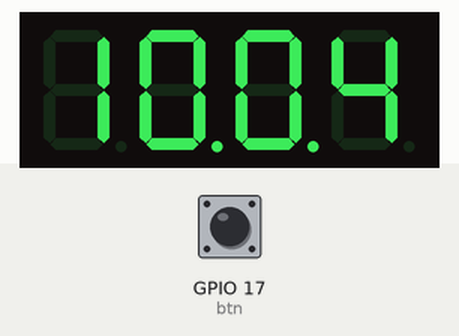
This program was run on a simulated Raspberry Pi (BCM pin numbers). Shown: 4-digit seven-segment display. The inputs (shaded band) are chosen by the test bench; at power-on: GPIO 17 (btn) HIGH. The segment pins are drawn as the display they are named for; the clock reads 2024-03-15 10:24:30 at power-on unless the program sets it.

Above: at 1.2 s.
1.3 s: GPIO 17 (btn) pulled LOW for 1 s
At 2.1 s:
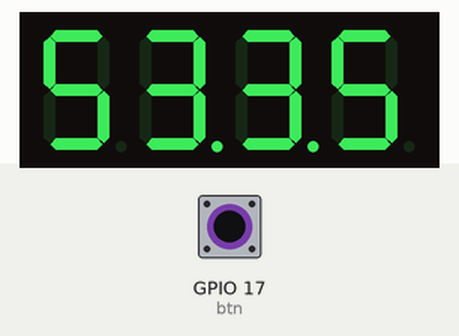
3.8 s: GPIO 17 (btn) pulled LOW for 0.15 s
At 3.84 s:
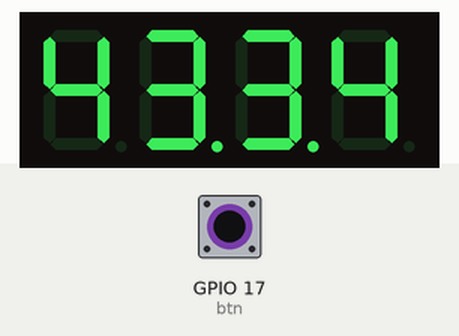
5.4 s: GPIO 17 (btn) pulled LOW for 0.15 s
At 5.46 s:
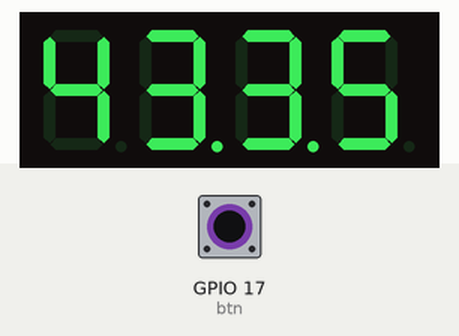
Timing chart, 0 to 8.4 s (numbered marks = the images above; inputs shaded):
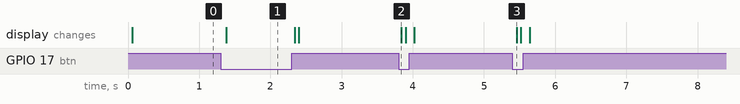

Measured:
- after the input at 1.3 s, the display: changes after 0.08 s (image 1)
- after the input at 3.8 s, the display: changes at once (image 2)
- after the input at 5.4 s, the display: changes after 0.06 s (image 3)

The program:

disTime.py
```python
#!/usr/bin/python
# -*- coding: utf-8 -*-

import RPi.GPIO as GPIO
import time


LED_A=26   #37
LED_B=19   #35
LED_C=13   #33
LED_D=6    #31
LED_E=5    #29
LED_F=11   #23
LED_G=9    #21
LED_DP=10  #19

DIGIT1=12     #32
DIGIT2=16     #36
DIGIT3=20     #38
DIGIT4=21     #40


btn = 17 #11

GPIO.setwarnings(False)
GPIO.setmode(GPIO.BCM)

GPIO.setup(LED_A, GPIO.OUT)
GPIO.setup(LED_B, GPIO.OUT)
GPIO.setup(LED_C, GPIO.OUT)
GPIO.setup(LED_D, GPIO.OUT)
GPIO.setup(LED_E, GPIO.OUT)
GPIO.setup(LED_F, GPIO.OUT)
GPIO.setup(LED_G, GPIO.OUT)
GPIO.setup(LED_DP, GPIO.OUT)
GPIO.setup(DIGIT1, GPIO.OUT)
GPIO.setup(DIGIT2, GPIO.OUT)
GPIO.setup(DIGIT3, GPIO.OUT)
GPIO.setup(DIGIT4, GPIO.OUT)

GPIO.output(DIGIT1, False)
GPIO.output(DIGIT2, False)
GPIO.output(DIGIT3, False)
GPIO.output(DIGIT4, False)

GPIO.setup(btn, GPIO.IN, pull_up_down=GPIO.PUD_UP)


def showDigit(no, num,showDotPoint):
    GPIO.output(DIGIT1, True)
    GPIO.output(DIGIT2, True)
    GPIO.output(DIGIT3, True)
    GPIO.output(DIGIT4, True)

    if (num ==0 ):
        GPIO.output(LED_A, True)
        GPIO.output(LED_B, True)
        GPIO.output(LED_C, True)
        GPIO.output(LED_D, True)
        GPIO.output(LED_E, True)
        GPIO.output(LED_F, True)
        GPIO.output(LED_G, False)
        GPIO.output(LED_DP, showDotPoint)
    elif (num == 1):
        GPIO.output(LED_A, False)
        GPIO.output(LED_B, True)
        GPIO.output(LED_C, True)
        GPIO.output(LED_D, False)
        GPIO.output(LED_E, False)
        GPIO.output(LED_F, False)
        GPIO.output(LED_G, False)
        GPIO.output(LED_DP, showDotPoint)
    elif (num == 2):
        GPIO.output(LED_A, True)
        GPIO.output(LED_B, True)
        GPIO.output(LED_C, False)
        GPIO.output(LED_D, True)
        GPIO.output(LED_E, True)
        GPIO.output(LED_F, False)
        GPIO.output(LED_G, True)
        GPIO.output(LED_DP, showDotPoint)
    elif (num == 3):
        GPIO.output(LED_A, True)
        GPIO.output(LED_B, True)
        GPIO.output(LED_C, True)
        GPIO.output(LED_D, True)
        GPIO.output(LED_E, False)
        GPIO.output(LED_F, False)
        GPIO.output(LED_G, True)
        GPIO.output(LED_DP, showDotPoint)
    elif (num == 4):
        GPIO.output(LED_A, False)
        GPIO.output(LED_B, True)
        GPIO.output(LED_C, True)
        GPIO.output(LED_D, False)
        GPIO.output(LED_E, False)
        GPIO.output(LED_F, True)
        GPIO.output(LED_G, True)
        GPIO.output(LED_DP, showDotPoint)
    elif (num == 5):
        GPIO.output(LED_A, True)
        GPIO.output(LED_B, False)
        GPIO.output(LED_C, True)
        GPIO.output(LED_D, True)
        GPIO.output(LED_E, False)
        GPIO.output(LED_F, True)
        GPIO.output(LED_G, True)
        GPIO.output(LED_DP, showDotPoint)
    elif (num == 6):
        GPIO.output(LED_A, True)
        GPIO.output(LED_B, False)
        GPIO.output(LED_C, True)
        GPIO.output(LED_D, True)
        GPIO.output(LED_E, True)
        GPIO.output(LED_F, True)
        GPIO.output(LED_G, True)
        GPIO.output(LED_DP, showDotPoint)
    elif (num == 7):
        GPIO.output(LED_A, True)
        GPIO.output(LED_B, True)
        GPIO.output(LED_C, True)
        GPIO.output(LED_D, False)
        GPIO.output(LED_E, False)
        GPIO.output(LED_F, False)
        GPIO.output(LED_G, False)
        GPIO.output(LED_DP, showDotPoint)
    elif (num == 8):
        GPIO.output(LED_A, True)
        GPIO.output(LED_B, True)
        GPIO.output(LED_C, True)
        GPIO.output(LED_D, True)
        GPIO.output(LED_E, True)
        GPIO.output(LED_F, True)
        GPIO.output(LED_G, True)
        GPIO.output(LED_DP, showDotPoint)

    elif (num == 9):
        GPIO.output(LED_A, True)
        GPIO.output(LED_B, True)
        GPIO.output(LED_C, True)
        GPIO.output(LED_D, True)
        GPIO.output(LED_E, False)
        GPIO.output(LED_F, True)
        GPIO.output(LED_G, True)
        GPIO.output(LED_DP, showDotPoint)

    if (no == 1 ):
        GPIO.output(DIGIT1, False)
    elif (no == 2):
        GPIO.output(DIGIT2, False)
    elif (no == 3):
        GPIO.output(DIGIT3, False)
    elif (no == 4):
        GPIO.output(DIGIT4, False)


try:
    t = 0.004
    while True:
        if (GPIO.input(btn) == 1 ):
            time.sleep(t)
            showDigit(1,int(time.strftime("%H",time.localtime(time.time())))/10,False)
            time.sleep(t)
            showDigit(2,int(time.strftime("%H",time.localtime(time.time())))%10,True)
            time.sleep(t)
            showDigit(3,int(time.strftime("%M",time.localtime(time.time())))/10,False)
            time.sleep(t)
            showDigit(4,int(time.strftime("%M",time.localtime(time.time())))%10,False)
            time.sleep(t)
        else:
            time.sleep(t)
            showDigit(1,int(time.strftime("%m",time.localtime(time.time())))/10,False)
            time.sleep(t)
            showDigit(2,int(time.strftime("%m",time.localtime(time.time())))%10,True)
            time.sleep(t)
            showDigit(3,int(time.strftime("%d",time.localtime(time.time())))/10,False)
            time.sleep(t)
            showDigit(4,int(time.strftime("%d",time.localtime(time.time())))%10,False)
            time.sleep(t)

except KeyboardInterrupt:
    pass

finally:
    GPIO.cleanup()
```
